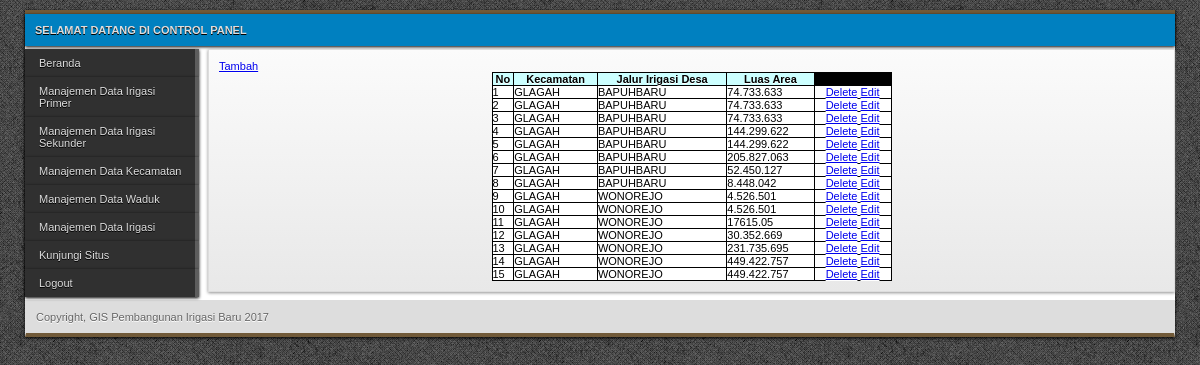
Screenshot of /Admin/irigasi_sekunder.php (signed in) with the database file from the repository.
### tables this page shows
CREATE TABLE IF NOT EXISTS `tb_sekunder` (
  `NO2` int(11) NOT NULL,
  `KECAMATAN2` char(25) DEFAULT NULL,
  `NAMA2` char(30) DEFAULT NULL,
  `LUAS2` varchar(30) DEFAULT NULL,
  PRIMARY KEY (`NO2`)
);

### Admin/data_irigasi_sekunder.php (the view, shortened to what this page needs)
<html>
<body>
<table width="400" border="0" align="center" cellpadding="2" cellspacing="1" bgcolor="#000000">
  <tr bgcolor="#CCFFFF">
    <td><div align="center"><strong>No</strong></div></td>
	<td><div align="center"><strong>Kecamatan</strong></div></td>
	<td><div align="center"><strong>Jalur Irigasi Desa </strong></div></td>
    <td><div align="center"><strong>Luas Area</strong></div></td>
  </tr>
  <form method="post" action="data_irigasi_sekunder.php">
  <?php
	  $tampil="select * from tb_sekunder";
      $qryTampil=mysql_query($tampil);
      while ($dataTampil=mysql_fetch_array($qryTampil)) {
     ?>
   <tr bgcolor="#FFFFFF">
    <td><?php echo $dataTampil['NO2'] ; ?></td>
	<td><?php echo $dataTampil['KECAMATAN2']; ?></td>
	<td><?php echo $dataTampil['NAMA2']; ?></td>
    <td><?php echo $dataTampil['LUAS2']; ?></td>
	<td><div align="center"><a href="delete_irigasi_sekunder1.php?id=<?php echo $dataTampil['NO2'] ; ?>">Delete</a>
	<a href="edit_irigasi_sekunder1.php?id=<?php echo $dataTampil['NO2']; ?>">Edit </a></div></td>
  </tr>
    <?php } ?>
	</form>
	<a href="tambah_irigasi_sekunder1.php"> Tambah </a>
</table>
</body>
</html>

### Admin/style/global.css (style rules this page uses)
* { padding:0; margin:0 auto; }
body { background:url(../../images/bedge_grungec.png); font-family:Verdana, Geneva, sans-serif; font-size:11px; color:#666; }
table { color:#000; }

### rows the page displays
tb_sekunder: NO2 "1", KECAMATAN2 "GLAGAH", NAMA2 "BAPUHBARU", LUAS2 "74.733.633"
tb_sekunder: NO2 "2", KECAMATAN2 "GLAGAH", NAMA2 "BAPUHBARU", LUAS2 "74.733.633"
tb_sekunder: NO2 "3", KECAMATAN2 "GLAGAH", NAMA2 "BAPUHBARU", LUAS2 "74.733.633"
tb_sekunder: NO2 "4", KECAMATAN2 "GLAGAH", NAMA2 "BAPUHBARU", LUAS2 "144.299.622"
tb_sekunder: NO2 "5", KECAMATAN2 "GLAGAH", NAMA2 "BAPUHBARU", LUAS2 "144.299.622"
tb_sekunder: NO2 "6", KECAMATAN2 "GLAGAH", NAMA2 "BAPUHBARU", LUAS2 "205.827.063"
tb_sekunder: NO2 "7", KECAMATAN2 "GLAGAH", NAMA2 "BAPUHBARU", LUAS2 "52.450.127"
tb_sekunder: NO2 "8", KECAMATAN2 "GLAGAH", NAMA2 "BAPUHBARU", LUAS2 "8.448.042"
tb_sekunder: NO2 "9", KECAMATAN2 "GLAGAH", NAMA2 "WONOREJO", LUAS2 "4.526.501"
tb_sekunder: NO2 "10", KECAMATAN2 "GLAGAH", NAMA2 "WONOREJO", LUAS2 "4.526.501"
tb_sekunder: NO2 "11", KECAMATAN2 "GLAGAH", NAMA2 "WONOREJO", LUAS2 "17615.05"
tb_sekunder: NO2 "12", KECAMATAN2 "GLAGAH", NAMA2 "WONOREJO", LUAS2 "30.352.669"
tb_sekunder: NO2 "13", KECAMATAN2 "GLAGAH", NAMA2 "WONOREJO", LUAS2 "231.735.695"
tb_sekunder: NO2 "14", KECAMATAN2 "GLAGAH", NAMA2 "WONOREJO", LUAS2 "449.422.757"
tb_sekunder: NO2 "15", KECAMATAN2 "GLAGAH", NAMA2 "WONOREJO", LUAS2 "449.422.757"
